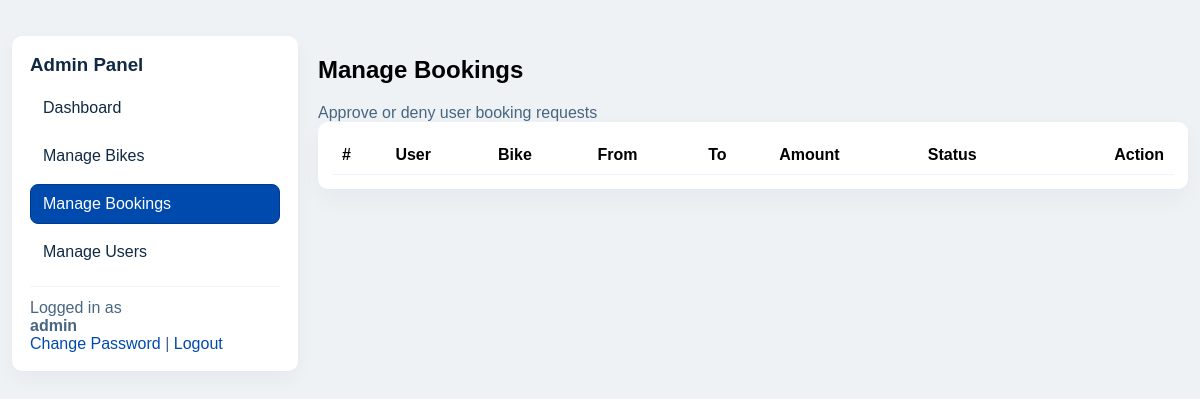
Before: /admin/manage_bookings.php (signed in) with the older database file.
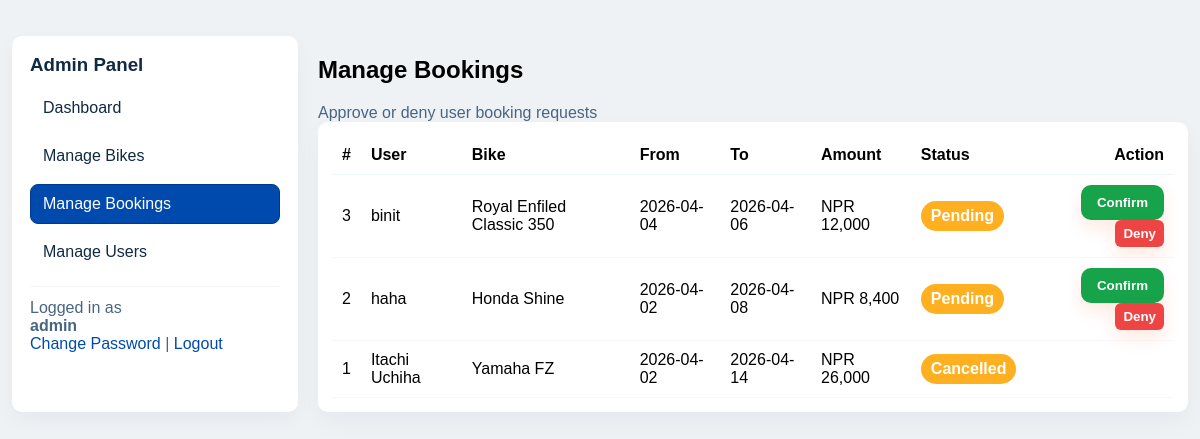
After: the same page with the newer database file.
### tables this page shows
CREATE TABLE bookings (
    id INT AUTO_INCREMENT PRIMARY KEY,
    user_id INT NOT NULL,
    bike_id INT NOT NULL,
    date_from DATE,
    date_to DATE,
    status VARCHAR(50) DEFAULT 'pending',
    FOREIGN KEY (user_id) REFERENCES users(id) ON DELETE CASCADE,
    FOREIGN KEY (bike_id) REFERENCES bikes(id) ON DELETE RESTRICT
);

CREATE TABLE users (
    id INT AUTO_INCREMENT PRIMARY KEY,
    name VARCHAR(100),
    email VARCHAR(100) UNIQUE,
    password VARCHAR(255),
    contact_number VARCHAR(20),
    document VARCHAR(255)
);

CREATE TABLE bikes (
    id INT AUTO_INCREMENT PRIMARY KEY,
    brand VARCHAR(100),
    price INT CHECK (price >= 0),
    image VARCHAR(255),
    status VARCHAR(50) DEFAULT 'available'
);

### admin/manage_bookings.php (the view, shortened to what this page needs)
<?php
include '../config.php';
$res = mysqli_query($conn, "SELECT bookings.*, users.name, bikes.brand, bikes.price
FROM bookings
JOIN users ON bookings.user_id=users.id
JOIN bikes ON bookings.bike_id=bikes.id ORDER BY bookings.id DESC");
?>
<!DOCTYPE html>
<html>
<head>
  <link rel="stylesheet" href="../assets/css/style.css">
</head>
<body>
<div class="admin-container">
  <aside class="sidebar">
    <h3>Admin Panel</h3>
    <nav>
      <a href="admin_dashboard.php" class="nav-link">Dashboard</a>
      <a href="manage_bikes.php" class="nav-link">Manage Bikes</a>
      <a href="manage_bookings.php" class="nav-link active">Manage Bookings</a>
      <a href="manage_users.php" class="nav-link">Manage Users</a>
    </nav>
    <div style="margin-top:14px;border-top:1px solid #f1f5f9;padding-top:12px;color:#486581">Logged in as<br><strong><?= htmlspecialchars($_SESSION['admin']) ?></strong><br><a class="small-link" href="admin_change_password.php">Change Password</a> | <a class="small-link" href="../logout.php">Logout</a></div>
  </aside>
  <main class="main">
    <div class="admin-header">
      <div>
        <h2 class="admin-title">Manage Bookings</h2>
        <div style="color:#486581">Approve or deny user booking requests</div>
      </div>
    </div>
    <div class="card">
      <table class="recent-table" style="width:100%;border-collapse:collapse">
        <thead>
          <tr style="text-align:left;border-bottom:1px solid #eef4fb">
            <th style="padding:10px">#</th>
            <th style="padding:10px">User</th>
            <th style="padding:10px">Bike</th>
            <th style="padding:10px">From</th>
            <th style="padding:10px">To</th>
            <th style="padding:10px">Amount</th>
            <th style="padding:10px">Status</th>
            <th style="padding:10px;text-align:right">Action</th>
          </tr>
        </thead>
        <tbody>
          <?php while($row = mysqli_fetch_assoc($res)): ?>
            <tr style="border-bottom:1px solid #f5f8fb">
              <td style="padding:10px;vertical-align:middle"><?= (int)$row['id'] ?></td>
              <td style="padding:10px;vertical-align:middle"><?= htmlspecialchars($row['name']) ?></td>
              <td style="padding:10px;vertical-align:middle"><?= htmlspecialchars($row['brand']) ?></td>
              <td style="padding:10px;vertical-align:middle"><?= htmlspecialchars($row['date_from']) ?></td>
              <td style="padding:10px;vertical-align:middle"><?= htmlspecialchars($row['date_to']) ?></td>
              <td style="padding:10px;vertical-align:middle"><?php
                $from = new DateTime($row['date_from']);
                $to = new DateTime($row['date_to']);
                $days = $from->diff($to)->days + 1;
                $total = $days * (int)$row['price'];
                echo 'NPR ' . number_format($total);
              ?></td>
              <td style="padding:10px;vertical-align:middle" class="status">
                <?php $s = $row['status']; $cls = $s==='confirmed'?'confirmed':($s==='denied'?'denied':'pending'); ?>
                <span class="badge <?= $cls ?>"><?= htmlspecialchars(ucfirst($s)) ?></span>
              </td>
              <td style="padding:10px;vertical-align:middle;text-align:right">
                <?php if($row['status'] === 'pending'): ?>
                  <form style="display:inline" method="POST">
                    <button class="btn" type="submit" onclick="return confirm('Confirm this booking?')" style="background:#16a34a">Confirm</button>
                  </form>
                  <form style="display:inline" method="POST">
                    <button class="btn small" type="submit" onclick="return confirm('Deny this booking?')" style="margin-left:8px">Deny</button>
                  </form>
                <?php endif; ?>
              </td>
            </tr>
          <?php endwhile; ?>
        </tbody>
      </table>
    </div>
  </main>
</div>
</body>
</html>

### assets/css/style.css (style rules this page uses)
body { font-family: Arial; background:#eef2f5; margin:0; }
.btn { background:#ff6600; color:white; padding:10px 15px; text-decoration:none; border-radius:5px; display:inline-block; }
.btn { background:linear-gradient(90deg,#ff7a00,#ff4d00);color:white;padding:10px 16px;text-decoration:none;border-radius:10px;display:inline-block;border:none;font-weight:700;box-shadow:0 8px 18px rgba(255,77,0,0.12);cursor:pointer;transition:transform .12s ease,box-shadow .12s ease }
.small-link { color:#004aad;text-decoration:none }
.admin-container { display:flex;gap:20px;max-width:1200px;margin:24px auto;padding:12px }
.sidebar { width:250px;background:#fff;padding:18px;border-radius:10px;box-shadow:0 8px 20px rgba(20,30,60,.04) }
.sidebar h3 { margin:0 0 12px;color:#102a43 }
.sidebar nav a { display:block;padding:10px 12px;margin-bottom:8px;color:#102a43;text-decoration:none;border-radius:8px;border:1px solid transparent }
.sidebar nav a.active { background:#004aad;color:#fff;border-color:#003a8c }
.main { flex:1 }
.badge { display:inline-block;padding:6px 10px;border-radius:999px;font-weight:700;color:#fff }
.badge.pending { background:#ffb020 }
.recent-table td.status { font-weight:600 }
.card { background:#fff;padding:14px;border-radius:10px;box-shadow:0 10px 26px rgba(8,20,50,0.04) }
.btn.small { background:#ef4444;padding:6px 8px;border-radius:6px;color:#fff;border:none }

Changed rows visible on the page:
added bookings: id "3", user.name "binit", bike.brand "Royal Enfiled Classic 350", date_from "2026-04-04", date_to "2026-04-06", total "12,000", status "Pending"
added bookings: id "2", user.name "haha", bike.brand "Honda Shine", date_from "2026-04-02", date_to "2026-04-08", total "8,400", status "Pending"
added bookings: id "1", user.name "Itachi Uchiha", bike.brand "Yamaha FZ", date_from "2026-04-02", date_to "2026-04-14", total "26,000", status "Cancelled"
